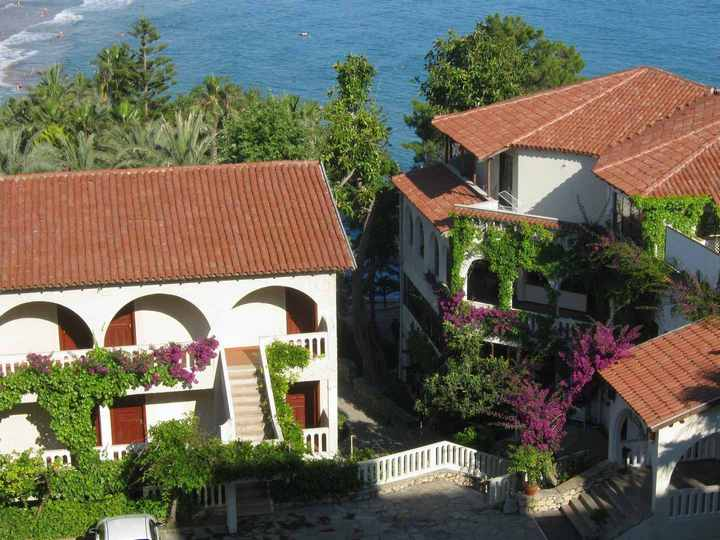
#> input picture 2 курс/computer graphics/bézier curve/roof_half.JPG, 720 x 540 px, found by its file name
$ jupyter execute fractal.ipynb
#> lines starting #> are read from the running program, lines starting #| are printed output that depends on the picture; after the words box and inside, x2 and y2 are one past the last pixel; in counts of white or black regions, pixels touching at a corner belong together
[cell 1]
from PIL import Image, ImageDraw
from math import sin, cos, pi

[cell 2]
def sign(x): # знак числа
        if x > 0:
                return 1
        if x < 0:
                return -1
        return 0

[cell 3]
def line(x1, y1, x2, y2):  # рисуем линию из точки (x1,y1) в точку (x2,y2)
        dX = abs(x2 - x1)
        dY = abs(y2 - y1)
        if dX >= dY: # если наклон по X больше Y, то X меняем на 1 и смотрим Y
            if x1 > x2: # если точка 2 правее точки 1, меняем их местами
                    x1, x2 = x2, x1
                    y1, y2 = y2, y1
            err = 0 # накапливаемая "ошибка"
            dErr = dY
            y = y1
            dirY = sign(y2 - y1)
            for x in range(x1, x2 + 1):
                    draw.point((x,y),(0,0,0))
                    err += dErr
                    if err + err >= dX:
                            y += dirY
                            err -= dX
        else: # если наклон по Y больше, то, наоборот, Y меняем на 1 и смотрим X
            if y1 > y2: # если точка 2 ближе точки 1, меняем их местами
                    x1, x2 = x2, x1
                    y1, y2 = y2, y1
            err = 0 # накапливаемая "ошибка"
            dErr = dX
            x = x1
            dirX = sign(x2 - x1)
            for y in range(y1, y2 + 1):
                    draw.point((x,y),(0,0,0))
                    err += dErr
                    if err + err >= dY:
                            x += dirX
                            err -= dY

[cell 4]
class Painter:
    def __init__(self, x = 0, y = 0, angle = 0):
        self.x = x
        self.y = y
        self.angle = angle

    def forward(self, distance):
        dest_x = self.x + round(cos(self.angle) * distance)
        dest_y = self.y + round(sin(self.angle) * distance)
        line(self.x, self.y, dest_x, dest_y)
        self.x, self.y = dest_x, dest_y

    def right(self, angle):
        self.angle += angle

[cell 5]
def fractal(size, depth, draw):
    if depth == 1:
        draw.forward(size)
    else:
        fractal(size // 3, depth - 1, draw)
        draw.right(-pi/3)
        fractal(size // 3, depth - 1, draw)
        draw.right(2*pi/3)
        fractal(size // 3, depth - 1, draw)
        draw.right(-pi/3)
        fractal(size // 3, depth - 1, draw)

[cell 6]
def fractal(size, depth, draw):
    if depth == 1:
        draw.forward(size)
    else:
        fractal(size // 3, depth - 1, draw)
        draw.right(pi/2)
        fractal(size // 3, depth - 1, draw)
        draw.right(-pi/2)
        fractal(size // 3, depth - 1, draw)

[cell 7]
image = Image.open("roof_half.jpg")
#> image is the input picture: PIL image 720x540 RGB; mean R, G, B 106.8, 103.9, 88.5
draw = ImageDraw.Draw(image)
width  = image.size[0]
#> width = 720
height = image.size[1]
#> height = 540
pix = image.load()

for x in range(width):
    for y in range(height):
        draw.point((x, y), (255, 255, 255))

rafael = Painter(360, 270)

# [4 lines of commented-out code are left out]

fractal(1500, 6, rafael)
#> after the loop in line, `for x in range(x1, x2 + 1):`: err = 0; y = 270
rafael.right(2*pi/3)
fractal(1500, 6, rafael)
#rafael.right(2*pi/3)
#fractal(1500, 6, rafael)

image.show()
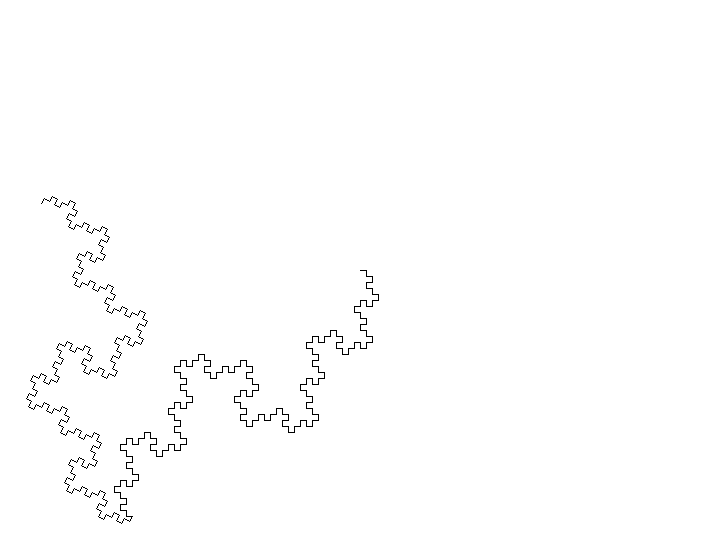
#> shown: PIL image 720x540 RGB; 99.3% white; black in thin lines or dots, all inside (x1, y1, x2, y2) = (26, 196, 379, 524)
del draw
